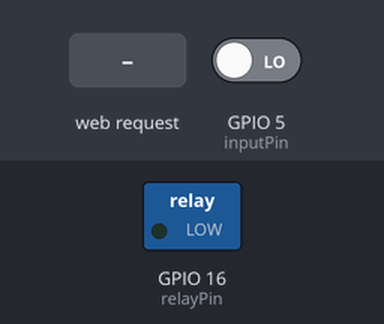
The sketch below on a simulated ESP32. On the bench: switched loads named in the sketch (green lamp = pin HIGH). The inputs (shaded band) are chosen by the test bench; at power-on: GPIO 5 (inputPin) LOW. WiFi joins after 1.5 s; servers stay silent unless stated; what the sketch prints to the serial monitor is not drawn.

Above: at 2.7 s.
2.8 s: GPIO 5 (inputPin) driven HIGH
At 3.2 s:
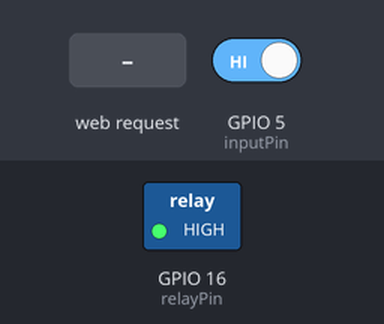
5.8 s: HTTP request GET /16/on received
8.8 s: HTTP request GET /16/off received
11.8 s: GPIO 5 (inputPin) driven LOW
At 13.0 s:
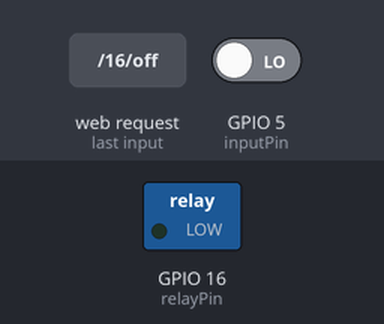
13.3 s: HTTP request GET /off received
Timing chart, 0 to 15.8 s (numbered marks = the images above; inputs shaded):
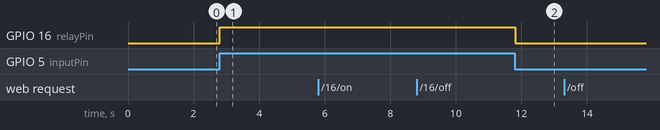

Measured:
- after the input at 2.8 s, GPIO 16 (relayPin): LOW → HIGH at once
- after the input at 11.8 s, GPIO 16 (relayPin): HIGH → LOW at once
- after the input at 13.3 s, every drawn part: stays the same

The sketch:

webserverZaRemotePalitServer.ino
```cpp
#include <WiFi.h>

const char* ssid = "GTFOmyInternet";
const char* password = "14Eccho5$";
WiFiServer server(80);

String header;
String output16State = "off";

const int relayPin = 16;  // GPIO pin connected to relay
const int inputPin = 5;   // GPIO pin for digital input

unsigned long currentTime = millis();
unsigned long previousTime = 0;
const long timeoutTime = 2000;  // Increased timeout to ensure stability

void setup() {
  Serial.begin(115200);
  pinMode(relayPin, OUTPUT);
  pinMode(inputPin, INPUT);  // Set input pin mode
  digitalWrite(relayPin, LOW);

  Serial.print("Connecting to ");
  Serial.println(ssid);
  WiFi.begin(ssid, password);
  while (WiFi.status() != WL_CONNECTED) {
    delay(500);
    Serial.print(".");
  }
  Serial.println("");
  Serial.println("WiFi connected.");
  Serial.println("IP address: ");
  Serial.println(WiFi.localIP());
  server.begin();
}

void loop() {
  WiFiClient client = server.available();

  if (client) {
    currentTime = millis();
    previousTime = currentTime;
    Serial.println("New Client.");
    String currentLine = "";
    while (client.connected() && currentTime - previousTime <= timeoutTime) {
      currentTime = millis();
      if (client.available()) {
        char c = client.read();
        Serial.write(c);
        header += c;
        if (c == '\n') {
          if (currentLine.length() == 0) {
            client.println("HTTP/1.1 200 OK");
            client.println("Content-type:text/html");
            client.println("Connection: close");
            client.println();

            if (header.indexOf("GET /16/on") >= 0) {
              Serial.println("Relay on");
              output16State = "on";
              digitalWrite(relayPin, HIGH);
              delay(500);  // Simulate button press
              digitalWrite(relayPin, LOW);
            } else if (header.indexOf("GET /16/off") >= 0) {
              Serial.println("Relay off");
              output16State = "off";
              digitalWrite(relayPin, LOW);
            }

            client.println("<!DOCTYPE html><html>");
            client.println("<head><meta name=\"viewport\" content=\"width=device-width, initial-scale=1\">");
            client.println("<link rel=\"icon\" href=\"data:,\">");
            client.println("<style>html { font-family: Helvetica; display: inline-block; margin: 0px auto; text-align: center;}");
            client.println(".button { background-color: #4CAF50; border: none; color: white; padding: 16px 40px;");
            client.println("text-decoration: none; font-size: 30px; margin: 2px; cursor: pointer;}");
            client.println(".button2 {background-color: #555555;}</style></head>");

            client.println("<body><h1>ESP32 Web Server</h1>");
            client.println("<p>Relay - State " + output16State + "</p>");
            if (output16State == "off") {
              client.println("<p><a href=\"/16/on\"><button class=\"button\">ON</button></a></p>");
            } else {
              client.println("<p><a href=\"/16/off\"><button class=\"button button2\">OFF</button></a></p>");
            }
            client.println("</body></html>");
            break;
          } else {
            currentLine = "";
          }
        } else if (c != '\r') {
          currentLine += c;
        }
      }
    }
    header = "";
    client.stop();
    Serial.println("Client disconnected.");
    Serial.println("");
  }

  // Check the state of the input pin
  if (digitalRead(inputPin) == HIGH) {
    Serial.println("Digital input HIGH, turning on relay");
    digitalWrite(relayPin, HIGH);
    delay(500);  // Simulate button press
    digitalWrite(relayPin, LOW);  // Reset to LOW after delay
  }
}
```
